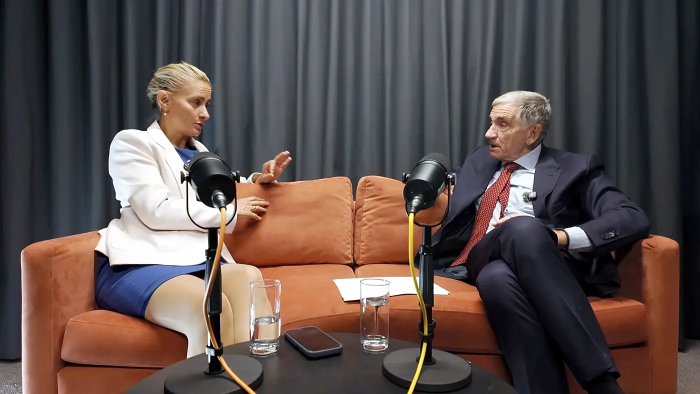
#> input picture assets/img/about-studio-1400.webp, 1400 x 788 px, given in place of studio-wide.jpg, which was not available (shown at 1/2 size)
$ python enhance_photos.py
#> lines starting #> are read from the running program, lines starting #| are printed output that depends on the picture; pictures that were not available may be replaced by others from this repository, and a replacement may not be noted
#> further down, src is the input picture: PIL image 1400x788 RGB; mean R, G, B 92, 78.6, 75.2
#!/usr/bin/env python3
"""Gentle, consistent tone adjustment for the site photos.

Reads the untouched originals in assets/img/source/ and writes the versions the site uses to assets/img/.
Originals are never modified, so you can change the settings below and re-run, or drop a hand-edited
file (for example from Canva) straight into assets/img/ and remove that name from PHOTOS.


    pip install pillow numpy
    python3 tools/enhance_photos.py
"""
from pathlib import Path
import numpy as np
from PIL import Image, ImageEnhance, ImageFilter, ImageOps

ROOT = Path(__file__).resolve().parent.parent
SRC, DST = ROOT / "assets/img/source", ROOT / "assets/img"
# Per-photo overrides of the settings below. The studio photos are dim phone shots and take the full treatment;
# the portrait is already colourful, so it gets a much lighter touch.
PHOTOS = {
    "studio-wide": {}, "studio-behind-the-scenes": {}, "conversation-pair": {}, "group-of-four": {},
    "guests-pair-portrait": {}, "john-deanfield-conversation": {}, "home-studio": {}, "about-studio": {}, "guests-studio-1": {}, "guests-studio-2": {},
    "upcoming-guests-1": {}, "upcoming-guests-2": {}, "upcoming-guests-3": {}, "upcoming-guests-4": {},
    "nara": {"cutoff": 0.05, "contrast": 0.18, "saturation": 0.97, "sharpen": 35},
}

CUTOFF = 0.4      # % of darkest and brightest pixels clipped when stretching the range
CONTRAST = 0.40   # strength of the S-curve (0 = none, 1 = strong)
TARGET_MEAN = 0.46  # dim photos are lifted towards this average brightness
SATURATION = 1.08
SHARPEN = 55      # unsharp mask percent


def enhance(im, cutoff=CUTOFF, contrast=CONTRAST, saturation=SATURATION, sharpen=SHARPEN):
#> called with cutoff = 0.4, contrast = 0.4, saturation = 1.08, sharpen = 55
    im = ImageOps.autocontrast(im.convert("RGB"), cutoff=cutoff, preserve_tone=True)
    x = np.asarray(im, dtype=np.float32) / 255.0
    lum = (0.2126 * x[..., 0] + 0.7152 * x[..., 1] + 0.0722 * x[..., 2]).mean()
#> lum = 0.315
    if lum < TARGET_MEAN:                      # lift only when the photo is dim
        gamma = max(0.78, float(np.log(TARGET_MEAN) / np.log(max(lum, 1e-3))))
#> gamma = 0.78
        x = x ** gamma
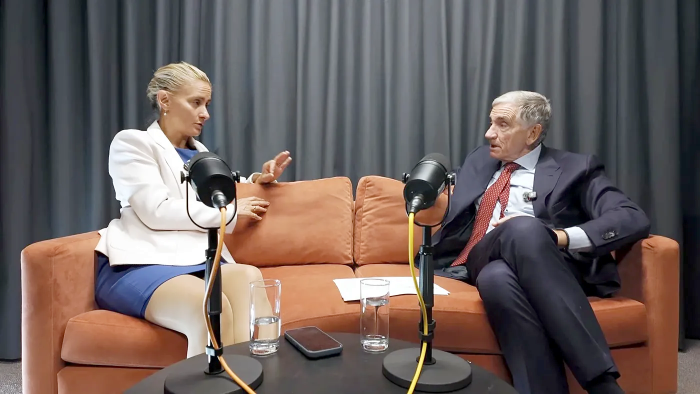
#> x: shape (788, 1400, 3) float32 (shown at 1/2 size); mean R, G, B 0.427, 0.379, 0.367
    smooth = x * x * (3 - 2 * x)               # S-curve: deeper darks, brighter lights
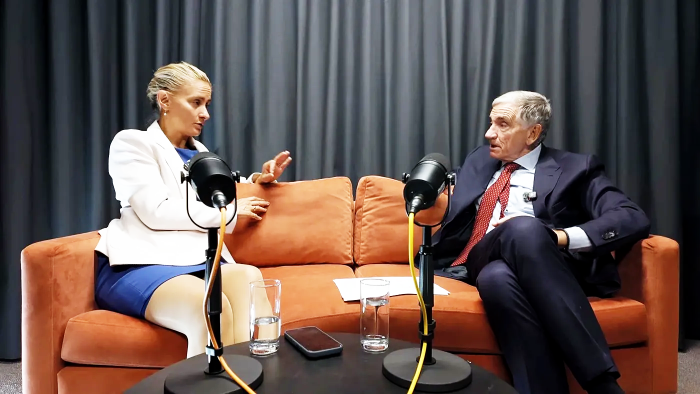
#> smooth: shape (788, 1400, 3) float32 (shown at 1/2 size); mean R, G, B 0.399, 0.336, 0.318
    x = x * (1 - contrast) + smooth * contrast
    im = Image.fromarray((np.clip(x, 0, 1) * 255 + 0.5).astype(np.uint8))
    im = ImageEnhance.Color(im).enhance(saturation)
    return im.filter(ImageFilter.UnsharpMask(radius=1.2, percent=sharpen, threshold=2))


def stats(im):
    a = np.asarray(im.convert("L"), dtype=np.float32) / 255
    return f"mean {a.mean():.2f}  spread(p5-p95) {np.percentile(a, 95) - np.percentile(a, 5):.2f}"


if __name__ == "__main__":
    for name, opts in PHOTOS.items():
        src = Image.open(SRC / f"{name}.jpg")
        out = enhance(src, **opts)
        out.save(DST / f"{name}.jpg", quality=84, optimize=True, progressive=True)
        if name != "nara":                      # small WebP versions for phones and full-size for desktop (see build.py)
            for old in DST.glob(f"{name}-*.webp"):
                old.unlink()
            for w in sorted({min(720, out.width), out.width}):
                img = out if w == out.width else out.resize((w, round(out.height * w / out.width)), Image.LANCZOS)
                img.save(DST / f"{name}-{w}.webp", quality=80, method=6)
#> this loop made 2 passes
#> pass 1, `img = out if w == out.width else out.resize((w, round(out.height * w /..`:
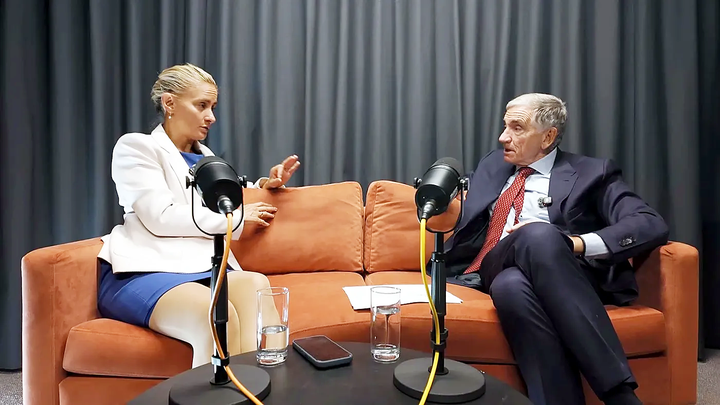
#> img: PIL image 720x405 RGB; mean R, G, B 106.2, 91.6, 87.5
        print(f"{name:26s} before: {stats(src)}   after: {stats(out)}")
#> in stats, `a = np.asarray(im.convert("L"), dtype=np.float32) / 255`:
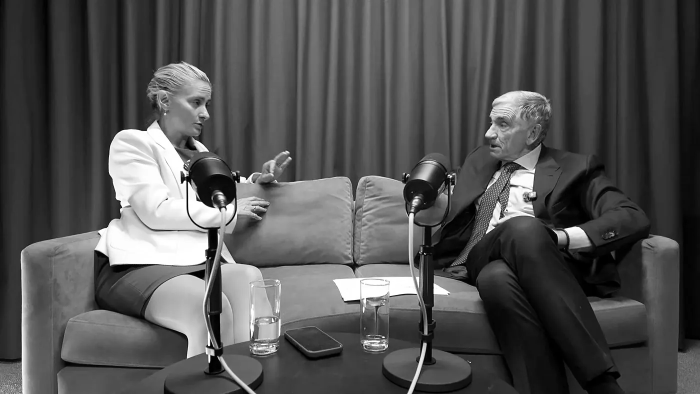
#> a: shape (788, 1400) float32 (shown at 1/2 size); min 0, max 1, mean 0.322
#> in stats (call 2), `a = np.asarray(im.convert("L"), dtype=np.float32) / 255`:
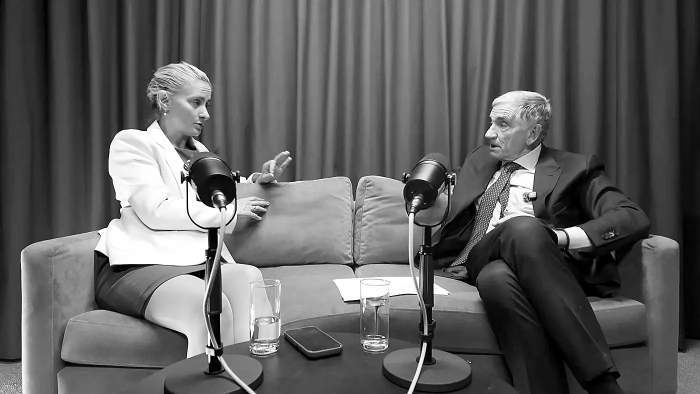
#> a: shape (788, 1400) float32 (shown at 1/2 size); min 0, max 1, mean 0.375
#| studio-wide                before: mean 0.32  spread(p5-p95) 0.79   after: mean 0.37  spread(p5-p95) 0.85
#> pass 2 of the loop `for name, opts in PHOTOS.items():`:
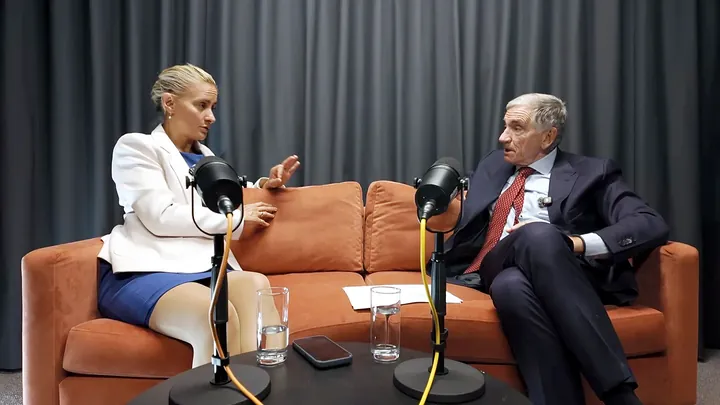
#> input picture assets/img/about-studio-720.webp, 720 x 405 px, given in place of studio-behind-the-scenes.jpg, which was not available
#> src is the input picture: PIL image 720x405 RGB; mean R, G, B 91.9, 78.6, 75.2
#> lum = 0.314
#> in enhance (call 2), `x = x ** gamma`:
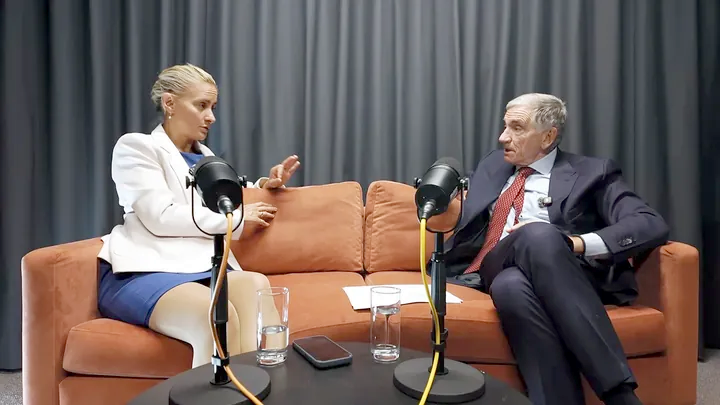
#> x: shape (405, 720, 3) float32; mean R, G, B 0.427, 0.379, 0.367
#> smooth: shape (405, 720, 3) float32
#> a: shape (405, 720) float32
#> in stats (call 4), `a = np.asarray(im.convert("L"), dtype=np.float32) / 255`:
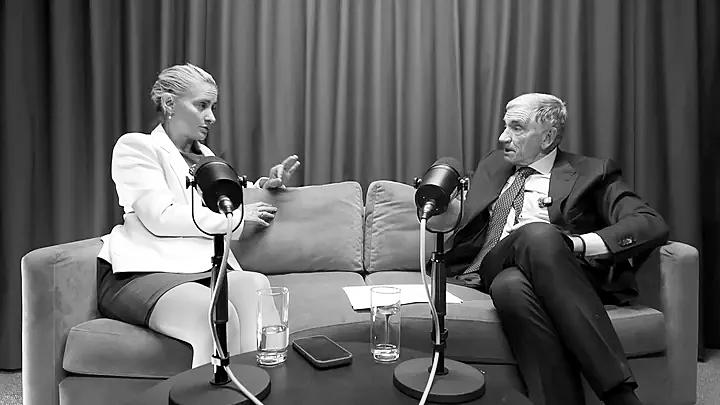
#> a: shape (405, 720) float32; min 0, max 1, mean 0.375
#| studio-behind-the-scenes   before: mean 0.32  spread(p5-p95) 0.78   after: mean 0.37  spread(p5-p95) 0.86
#> (the run stopped early here; a loop or call above may not have finished)
